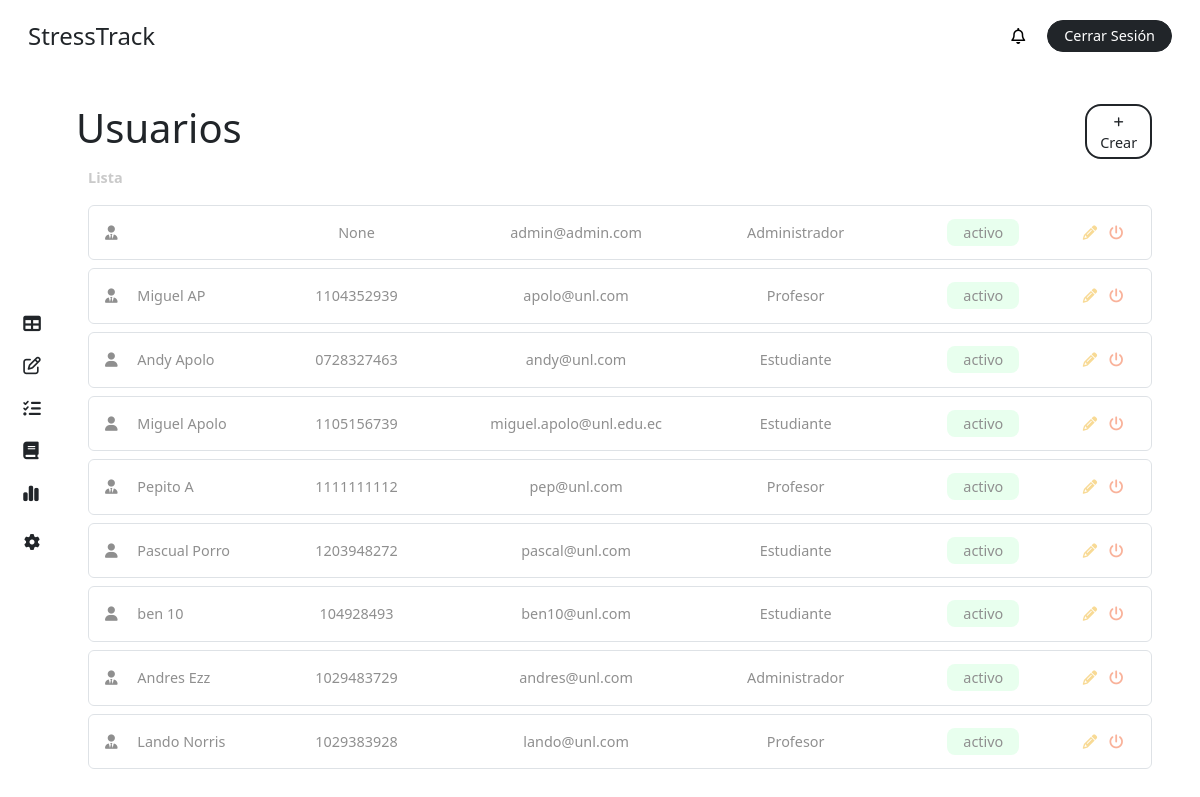
The app's page /users/ (signed in), older data.
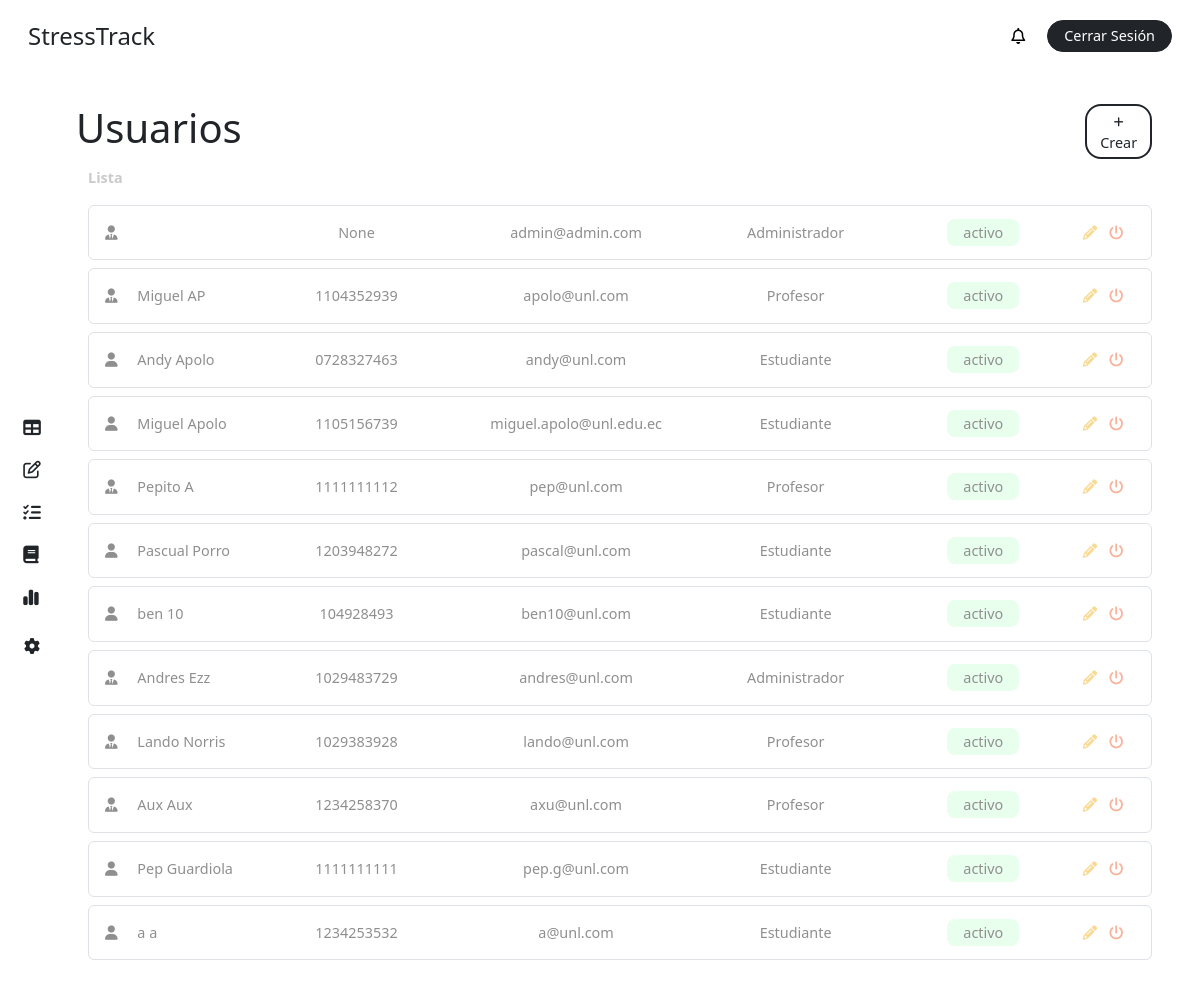
The same page, newer data.
### stress/models.py (models this page shows, shortened)
class CustomUser(AbstractBaseUser, PermissionsMixin):
    ROLE_CHOICES = [
        ('student', 'Alumno'),
        ('teacher', 'Profesor'),
        ('superuser', 'Administrador'),
    ]
    first_name = models.CharField(max_length=50, blank=True)
    last_name = models.CharField(max_length=50, blank=True)
    dni = models.CharField(max_length=10, unique=True, blank=True, null=True)
    email = models.EmailField(unique=True)
    role = models.CharField(max_length=20, choices=ROLE_CHOICES, default='student')
    is_active = models.BooleanField(default=True)
    is_staff = models.BooleanField(default=False)
    stress = models.IntegerField(default=0)
    share_stress_level = models.BooleanField(default=False)
    recommendation = models.ForeignKey(Recommendation, on_delete=models.SET_NULL, null=True, blank=True, related_name='users')
    course = models.ForeignKey(Course, on_delete=models.CASCADE, related_name='students', null=True, blank=True)
    group = models.ForeignKey(Team, on_delete=models.CASCADE, related_name='members', null=True, blank=True)
    tests = models.ManyToManyField(Test, related_name='users', blank=True)
    objects = CustomUserManager()
    USERNAME_FIELD = 'email'
    REQUIRED_FIELDS = []

### stress/views.py (the view, shortened to what this page needs)
# urls.py: path('users/', views.user_admin, name='users'),
@login_required
def user_admin(request):
    form = CustomUserCreationRoleForm()
    user = request.user
    users = CustomUser.objects.all()
    context = {
        'role': user.role,
        'users': users,
        'form': form,
        'notifications': user.notifications.all(),
        'unread_notifications': user.notifications.filter(is_read=False).count(),
    }
    return render(request, 'dashboard/user.html', context)

### stress/templates/dashboard/user.html (shortened to what this page needs)
{% extends "base/dashboard_base.html" %}
{% block content %}
{% include "elements/dashboard_sidebar.html" with role=role %}
<main class="main p-4 pt-2 pe-5">
  <div class="my-4">
        <div class="row">
            <div class="col-11 p-0">
                <h1 class="m-0">Usuarios</h1>
            </div>
            <div class="col-1 d-flex flex-column justify-content-center">
                <button
                    class="fs-7 text-center rounded-4 bg-white border border-dark border-2 text-dark text-decoration-none py-1 px-2"
                    data-bs-toggle="modal"
                    data-bs-target="#addUserModal"
                >
                    <i class="fa-solid fa-plus fs-8"></i> Crear
                </button>
            </div>
        </div>
        <label class="text-grisillo fw-bold my-2">
            Lista
        </label>
        {% if users %}
            {% for user in users %}
                <div class="p-3 my-2 rounded-2 text-gris border border-1">
                    <div class="row">
                        <div class="col-2">
                            {% if user.role == 'student' %}
                                <i class="fa-solid fa-user me-3"></i>
                            {% else %}
                                <i class="fa-solid fa-user-tie me-3"></i>
                            {% endif %}
                             {{ user.first_name }} {{ user.last_name }}
                        </div>
                        <div class="col-2 text-center">
                            {{ user.dni }}
                        </div>
                        <div class="col-3 text-center ">
                            {{ user.email }}
                        </div>
                        <div class="col-2 text-center">
                            {% if user.role == 'student' %}
                                Estudiante
                            {% elif user.role == 'teacher' %}
                                Profesor
                            {% else %}
                                Administrador
                            {% endif %}
                        </div>
                        <div class="col-2 text-center ">
                            {% if user.is_active %}
                                <div class="ms-4 bg-active py-1 px-3 d-inline rounded-3 fs-7">
                                    activo
                                </div>
                            {% else %}
                                <div class="ms-4 bg-incative py-1 px-3 d-inline rounded-3 fs-7">
                                    inactivo
                                </div>
                            {% endif %}
                        </div>
                        <div class="col-1 text-center">
                            <a  href="#"
                                class="mx-1 text-decoration-none text-not-bad edit-task"
                                    data-bs-toggle="modal"
                                    data-bs-target="#editUserModal{{ user.id }}"
                                    title="Editar">
                                    <i class="fa-solid fa-pencil"></i>
                            </a>
                            <a  href="{% url 'change-user-state' user.id %}"
                                class="mx-1 text-decoration-none text-not-bad edit-task text-dying"
                                title="Activar/Desactivar usuario"
                                id="update-state-user-{{ user.id }}"
                            >
                                <i class="fa-solid fa-power-off"></i>
                            </a>
                        </div>
                    </div>
                </div>
            {% endfor %}
        {% else %}
            <div class="bg-inf p-3 rounded-2 text-gris">
                <i class="fas fa-info-circle"></i> No existen usuarios por el momento.
            </div>
        {% endif %}
    </div>
</main>
{% endblock %}

### stress/templates/base/dashboard_base.html (shortened to what this page needs)
{% load static %}
<!DOCTYPE html>
<html lang="en">
<head>
    <link rel="stylesheet" href="{% static 'css/main.css' %}">
    <link href="https://cdn.jsdelivr.net/npm/bootstrap@5.3.3/dist/css/bootstrap.min.css" rel="stylesheet">
</head>
<body>
    {% include "elements/dashboard_header.html" %}
    {% block content %}
    {% endblock %}
</body>
</html>

### stress/templates/elements/dashboard_header.html (shortened to what this page needs)
<header class="header d-flex justify-content-between align-items-center py-3 px-4">
    <div class="px-1">
        <a class="text-dark text-decoration-none fs-4" href="{% url 'panel' %}">StressTrack</a>
    </div>
    <div class="d-flex align-items-center px-1">
        <div class="dropdown me-3">
            <button class="bg-white position-relative border-0" id="notificationDropdown" data-bs-toggle="dropdown" aria-expanded="false">
                <i class="fa-regular fa-bell"></i>
            </button>
        </div>
        <a href="{% url 'logout' %}" class="text-decoration-none fs-7 bg-dark text-white border border-dark rounded-4 py-1 px-3">Cerrar Sesión</a>
    </div>
</header>

### stress/templates/elements/dashboard_sidebar.html (shortened to what this page needs)
<aside class="sidebar d-flex flex-column justify-content-center align-items-center">
    {% if role == 'student' %}
        <ul class="list-unstyled d-flex flex-column justify-content-center">
            <li class="py-2"><a class="text-decoration-none text-dark  fs-5_5" title="Panel" href="{% url 'panel' %}"><i
                        class="fa-solid fa-table"></i></a></li>
            <li class=" py-2"><a class="text-decoration-none text-dark fs-5_5" title="Tests" href="{% url 'list-test' %}"><i
                        class="fa-regular fa-pen-to-square"></i></a></li>
            <li class=" py-2"><a class="text-decoration-none text-dark fs-5_5" title="Tareas" href="{% url 'list-tasks' %}"><i
                        class="fa-solid fa-list-check"></i></a></li>
            <li class=" py-2"><a class="text-decoration-none text-dark fs-5_5" title="Curso" href="{% url 'course' %}"><i
                        class="fa-solid fa-book"></i></a></li>
            <li class=" py-2"><a class="text-decoration-none text-dark fs-5_5" title="Estadísticas" href="{% url 'stats' %}">
                            <i class="fa-solid fa-chart-simple"></i></a></li>
        </ul>
    {% endif %}
    <ul class="list-unstyled">
        <li class=""><a class="text-decoration-none text-dark" title="Perfil" href="{% url 'profile' %}"><i
                    class="fa-solid fa-gear"></i></a></li>
    </ul>
</aside>

### stress/static/css/main.css (style rules this page uses)
body { height: 100vh; margin: 0; padding: 0; display: grid; grid-template-columns: 4rem 1fr; grid-template-rows: 4.5rem 1fr; grid-template-areas: "header header" "side main"; gap: 0; background-color: white; }
.header { grid-area: header; background-color: white; }
.sidebar { grid-area: side; }
.main { grid-area: main; overflow-y: auto; }
.fs-5_5 { font-size: 1.1rem; }
.fs-7 { font-size: .9rem; }
.fs-8 { font-size: .7rem !important; }
.bg-active { background-color: #e8ffee; }
.text-not-bad { color: #f8da95; }
.text-dying { color: #f9b29a; }
.text-grisillo { color: #cacaca; font-size: .9rem; }
.text-gris { color: #8f8f8f !important; font-size: .9rem; }

Row changes from the older to the newer data that the page shows:
added CustomUser: role "teacher" (drawn), first_name "Aux", last_name "Aux", dni "1234258370", email "axu@unl.com", is_active "activo"
added CustomUser: role "student" (drawn), first_name "Pep", last_name "Guardiola", dni "1111111111", email "pep.g@unl.com", is_active "activo"
added CustomUser: role "student" (drawn), first_name "a", last_name "a", dni "1234253532", email "a@unl.com", is_active "activo"
